Frame 1 (no input): blank canvas, image omitted
Frame 60 (the mouse pressed at the canvas centre just before this capture): blank canvas, image omitted
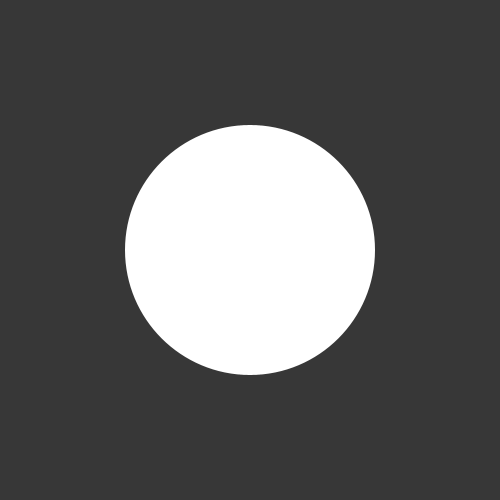
Frame 120 (the mouse held since frame 60 and released just before this capture)

The Processing sketch whose frames 1 and 60 were blank and that drew this single picture after the mouse press (run headless with seeded random() and noise(); from frame 60 on, the mouse is pressed at the canvas centre):

// Processing sketch: sketch_180907f
// ── sketch_180907f.pde
void setup() {
  size(500, 500);
}
void draw() {
  background(55);
  noStroke();

  // map(mouseX,0,width,0,100)
  // 当宽高，用在屏幕正中绘制的一个ellipse上

  float x = map(mouseX, 0, width, 0, 500);
  ellipse(width/2, height/2, x, x);
  println(
    millis()//程序开始运行之后的毫秒数 一个整数
    );
}
